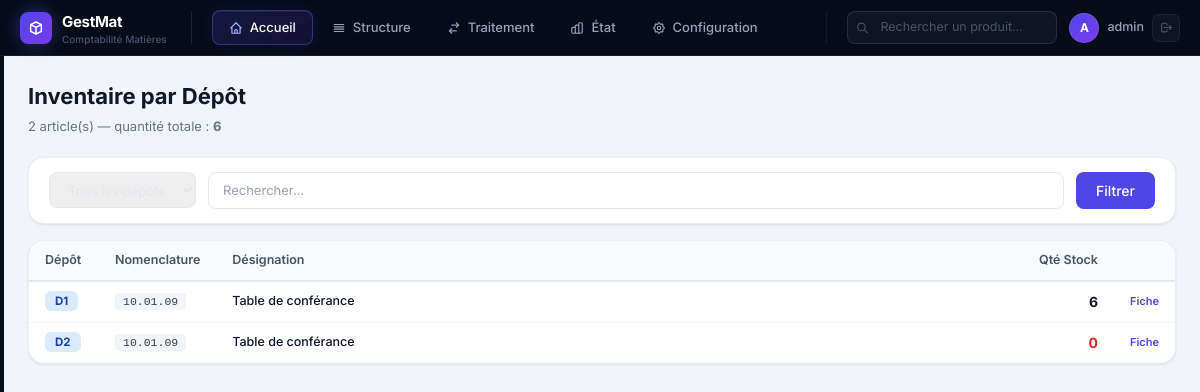
The page /etats/inventaire-depot/ (signed in) on the database its author committed.
### matieres/models.py (models this page shows, shortened)
class StockDepot(models.Model):
    produit = models.ForeignKey(
        Produit, on_delete=models.CASCADE, null=True, blank=True,
        related_name='stocks', verbose_name="Produit"
    )
    depot = models.ForeignKey(Depot, on_delete=models.CASCADE, verbose_name="Dépôt")
    nomenclature = models.CharField(max_length=30, verbose_name="Nomenclature")
    designation = models.CharField(max_length=300, verbose_name="Désignation")
    qte_stock = models.IntegerField(default=0, verbose_name="Quantité en stock")
    class Meta:
        verbose_name = "Stock Dépôt"
        verbose_name_plural = "Stocks Dépôts"
        ordering = ['depot', 'nomenclature']

class Depot(models.Model):
    code = models.CharField(max_length=20, unique=True, verbose_name="Code dépôt")
    class Meta:
        verbose_name = "Dépôt"
        verbose_name_plural = "Dépôts"
        ordering = ['code']

### matieres/views.py (the view)
# urls.py: path('etats/inventaire-depot/', views.inventaire_depot, name='inventaire_depot'),
@login_required
def inventaire_depot(request):
    depot_code = request.GET.get('depot', '')
    query = request.GET.get('q', '')
    depots = Depot.objects.all()
    stocks = StockDepot.objects.select_related('depot', 'produit__unite')
    if depot_code:
        stocks = stocks.filter(depot__code=depot_code)
    if query:
        stocks = stocks.filter(Q(designation__icontains=query) | Q(nomenclature__icontains=query))
    total_qte = stocks.aggregate(t=Sum('qte_stock'))['t'] or 0
    context = {
        'page_title': 'Inventaire par Dépôt',
        'stocks': stocks.order_by('depot__code', 'nomenclature'),
        'depots': depots,
        'depot_code': depot_code,
        'total_qte': total_qte,
        'total': stocks.count(),
        'query': query,
    }
    return render(request, 'etats/inventaire_depot.html', context)

### templates/etats/inventaire_depot.html (shortened to what this page needs)
{% extends "base.html" %}
{% block content %}
<div style="display:flex;align-items:center;justify-content:space-between;margin-bottom:20px">
  <div>
    <h1 style="font-size:22px;font-weight:700;color:#0f172a">Inventaire par Dépôt</h1>
    <p style="color:#64748b;font-size:13px;margin-top:4px">{{ total }} article(s) — quantité totale : <strong>{{ total_qte }}</strong></p>
  </div>
</div>
<div class="card" style="margin-bottom:16px;padding:14px 20px">
  <form method="get" style="display:flex;gap:12px;align-items:center;flex-wrap:wrap">
    <select name="depot" style="padding:8px 14px;border:1px solid #e2e8f0;border-radius:8px;font-size:13px">
      <option value="">Tous les dépôts</option>
    </select>
    <input name="q" value="{{ query }}" placeholder="Rechercher…"
      style="flex:1;min-width:180px;padding:8px 14px;border:1px solid #e2e8f0;border-radius:8px;font-size:13px;outline:none">
    <button class="btn-primary" type="submit" style="padding:8px 20px">Filtrer</button>
  </form>
</div>
<div class="card" style="padding:0;overflow:hidden">
  <table style="width:100%;border-collapse:collapse;font-size:12.5px">
    <thead>
      <tr style="background:#f8fafc;border-bottom:2px solid #e2e8f0">
        <th style="padding:10px 16px;text-align:left;font-weight:600;color:#475569;width:70px">Dépôt</th>
        <th style="padding:10px 16px;text-align:left;font-weight:600;color:#475569;width:110px">Nomenclature</th>
        <th style="padding:10px 16px;text-align:left;font-weight:600;color:#475569">Désignation</th>
        <th style="padding:10px 16px;text-align:right;font-weight:600;color:#475569;width:100px">Qté Stock</th>
        <th style="padding:10px 16px;text-align:center;font-weight:600;color:#475569;width:60px"></th>
      </tr>
    </thead>
    <tbody>
      {% for sd in stocks %}
      <tr class="table-row">
        <td style="padding:9px 16px">
          <span style="background:#dbeafe;color:#1e40af;padding:3px 10px;border-radius:6px;font-weight:700;font-size:11.5px">{{ sd.depot.code }}</span>
        </td>
        <td style="padding:9px 16px">
          <span style="font-family:monospace;background:#f1f5f9;padding:2px 8px;border-radius:4px;font-size:11.5px;color:#334155">{{ sd.nomenclature }}</span>
        </td>
        <td style="padding:9px 16px;color:#0f172a;font-weight:500">{{ sd.designation|truncatechars:55 }}</td>
        <td style="padding:9px 16px;text-align:right">
          <span style="font-weight:700;font-size:14px;color:{% if sd.qte_stock == 0 %}#dc2626{% elif sd.qte_stock < 5 %}#d97706{% else %}#0f172a{% endif %}">
            {{ sd.qte_stock }}
          </span>
        </td>
        <td style="padding:9px 16px;text-align:center">
          {% if sd.produit %}
          <a href="{% url 'matieres:fiche_stock' sd.produit.pk %}" style="font-size:11px;color:#4f46e5;text-decoration:none;font-weight:600">Fiche</a>
          {% endif %}
        </td>
      </tr>
      {% empty %}
      <tr><td colspan="5" style="padding:40px;text-align:center;color:#94a3b8">Aucun stock trouvé.</td></tr>
      {% endfor %}
    </tbody>
  </table>
</div>
{% endblock %}

### templates/base.html (shortened to what this page needs)
<!DOCTYPE html>
<html lang="fr" class="h-full">
<head>
  <script src="https://cdn.tailwindcss.com"></script>
</head>
<body>
<header class="topbar">
  <div class="logo-wrap">
    <div class="logo-icon">
      <svg width="16" height="16" fill="none" stroke="#fff" viewBox="0 0 24 24" stroke-width="2.2">
        <path stroke-linecap="round" stroke-linejoin="round" d="M20 7l-8-4-8 4m16 0l-8 4m8-4v10l-8 4m0-10L4 7m8 4v10M4 7v10l8 4"/>
      </svg>
    </div>
    <div>
      <div class="logo-text">GestMat</div>
      <div class="logo-sub">{% if societe %}{{ societe.nom|truncatechars:20 }}{% else %}Comptabilité Matières{% endif %}</div>
    </div>
  </div>
  <nav class="tab-nav" role="tablist">
    <a href="{% url 'matieres:dashboard' %}" class="tab-btn" data-tab="accueil" role="tab">
      <svg width="14" height="14" fill="none" stroke="currentColor" viewBox="0 0 24 24" stroke-width="2">
        <path stroke-linecap="round" stroke-linejoin="round" d="M3 12l2-2m0 0l7-7 7 7M5 10v10a1 1 0 001 1h3m10-11l2 2m-2-2v10a1 1 0 01-1 1h-3m-6 0a1 1 0 001-1v-4a1 1 0 011-1h2a1 1 0 011 1v4a1 1 0 001 1m-6 0h6"/>
      </svg>
      Accueil
    </a>
    <span class="tab-btn" data-tab="structure" role="tab" style="cursor:pointer">
      <svg width="14" height="14" fill="none" stroke="currentColor" viewBox="0 0 24 24" stroke-width="2">
        <path stroke-linecap="round" stroke-linejoin="round" d="M4 6h16M4 10h16M4 14h16M4 18h16"/>
      </svg>
      Structure
    </span>
    <span class="tab-btn" data-tab="traitement" role="tab" style="cursor:pointer">
      <svg width="14" height="14" fill="none" stroke="currentColor" viewBox="0 0 24 24" stroke-width="2">
        <path stroke-linecap="round" stroke-linejoin="round" d="M8 7h12m0 0l-4-4m4 4l-4 4m0 6H4m0 0l4 4m-4-4l4-4"/>
      </svg>
      Traitement
    </span>
    <span class="tab-btn" data-tab="etat" role="tab" style="cursor:pointer">
      État
    </span>
    <span class="tab-btn" data-tab="configuration" role="tab" style="cursor:pointer">
      Configuration
    </span>
  </nav>
  <div class="topbar-right">
    <div class="search-wrap">
      <svg class="search-icon" width="13" height="13" fill="none" stroke="currentColor" viewBox="0 0 24 24" stroke-width="2">
        <path stroke-linecap="round" stroke-linejoin="round" d="M21 21l-6-6m2-5a7 7 0 11-14 0 7 7 0 0114 0"/>
      </svg>
      <input type="text" placeholder="Rechercher un produit…" name="q"
        hx-get="{% url 'matieres:htmx_recherche_produit' %}"
        hx-trigger="keyup changed delay:300ms"
        hx-target="#search-results">
    </div>
    <div class="user-wrap">
      <div class="user-avatar">{{ request.user.username|first|upper }}</div>
      <span class="user-name">{{ request.user.get_full_name|default:request.user.username }}</span>
      <a href="{% url 'logout' %}" class="btn-logout" title="Déconnexion">
        <svg width="13" height="13" fill="none" stroke="currentColor" viewBox="0 0 24 24" stroke-width="2">
          <path stroke-linecap="round" stroke-linejoin="round" d="M17 16l4-4m0 0l-4-4m4 4H7m6 4v1a3 3 0 01-3 3H6a3 3 0 01-3-3V7a3 3 0 013-3h4a3 3 0 013 3v1"/>
        </svg>
      </a>
    </div>
  </div>
</header>
<div class="app-body">
  <main class="main-area" id="main-content">
    <div class="main-inner">
      {% block content %}{% endblock %}
    </div>
  </main>
</div>
</body>
</html>

### rows shown on the page
StockDepot: depot.code "D1", nomenclature "10.01.09", designation "Table de conférance", qte_stock "6", shows "Fiche"
StockDepot: depot.code "D2", nomenclature "10.01.09", designation "Table de conférance", qte_stock "0", shows "Fiche"

### other values the page prints
{{ request.user.username|first|upper }} "A"
{{ request.user.get_full_name|default:request.user.username }} "admin"
{{ total }} "2"
{{ total_qte }} "6"
